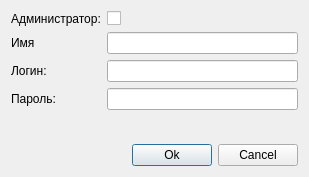
<?xml version="1.0" encoding="UTF-8"?>
<ui version="4.0">
 <class>Dialog</class>
 <widget class="QDialog" name="Dialog">
  <property name="geometry">
   <rect>
    <x>0</x>
    <y>0</y>
    <width>309</width>
    <height>177</height>
   </rect>
  </property>
  <property name="windowTitle">
   <string>User Add/Edit</string>
  </property>
  <layout class="QVBoxLayout" name="verticalLayout">
   <item>
    <layout class="QFormLayout" name="formLayout">
     <item row="1" column="1">
      <widget class="QLineEdit" name="userName"/>
     </item>
     <item row="0" column="0">
      <widget class="QLabel" name="label">
       <property name="text">
        <string>Администратор:</string>
       </property>
      </widget>
     </item>
     <item row="1" column="0">
      <widget class="QLabel" name="label_2">
       <property name="text">
        <string>Имя</string>
       </property>
      </widget>
     </item>
     <item row="2" column="0">
      <widget class="QLabel" name="label_3">
       <property name="text">
        <string>Логин:</string>
       </property>
      </widget>
     </item>
     <item row="0" column="1">
      <widget class="QCheckBox" name="isAdmin">
       <property name="text">
        <string/>
       </property>
      </widget>
     </item>
     <item row="2" column="1">
      <widget class="QLineEdit" name="userLogin"/>
     </item>
     <item row="3" column="0">
      <widget class="QLabel" name="label_4">
       <property name="text">
        <string>Пароль:</string>
       </property>
      </widget>
     </item>
     <item row="3" column="1">
      <widget class="QLineEdit" name="userPassword">
       <property name="echoMode">
        <enum>QLineEdit::Password</enum>
       </property>
      </widget>
     </item>
    </layout>
   </item>
   <item>
    <layout class="QHBoxLayout" name="horizontalLayout">
     <item>
      <spacer name="horizontalSpacer">
       <property name="orientation">
        <enum>Qt::Horizontal</enum>
       </property>
       <property name="sizeHint" stdset="0">
        <size>
         <width>40</width>
         <height>20</height>
        </size>
       </property>
      </spacer>
     </item>
     <item>
      <widget class="QPushButton" name="ok">
       <property name="text">
        <string>Ok</string>
       </property>
      </widget>
     </item>
     <item>
      <widget class="QPushButton" name="cancel">
       <property name="text">
        <string>Cancel</string>
       </property>
      </widget>
     </item>
    </layout>
   </item>
  </layout>
 </widget>
 <resources/>
 <connections/>
</ui>
